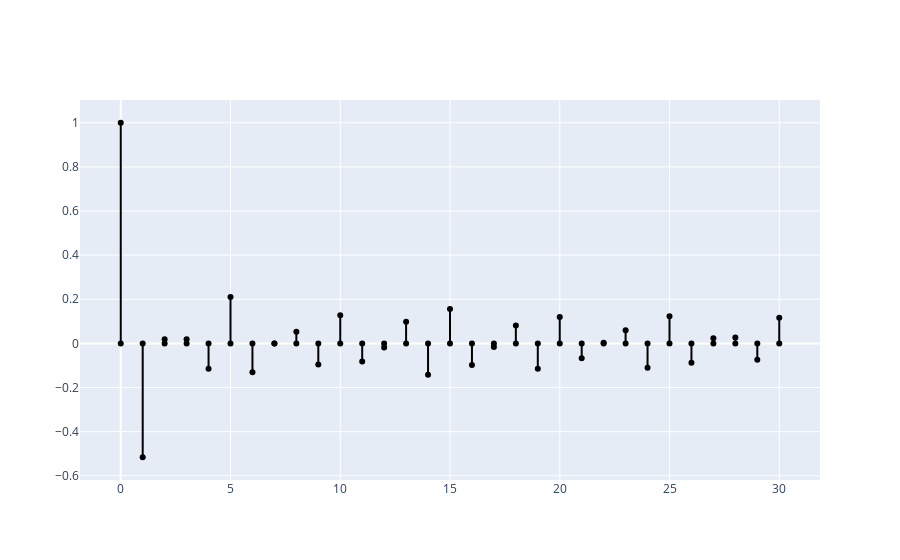

Notebook source saved alongside this figure:
### Code cell
traces = list()
for i in range(len(acf_results2)):
    traces.append(Scatter(x=[i,i],
                         y = [0,acf_results2[i]],
                         showlegend=False,
                         line = {'color':'black'}))
fig = Figure(data=traces)
fig.show()

### Figure 1 — Plotly figure (JSON) as saved in the notebook; plotly's stock layout.template omitted (floating-point values rounded to 4 significant figures)
{"data": [{"line": {"color": "black"}, "showlegend": false, "type": "scatter", "x": [0, 0], "y": [0, 1]}, {"line": {"color": "black"}, "showlegend": false, "type": "scatter", "x": [1, 1], "y": [0, -0.5161]}, {"line": {"color": "black"}, "showlegend": false, "type": "scatter", "x": [2, 2], "y": [0, 0.0185]}, {"line": {"color": "black"}, "showlegend": false, "type": "scatter", "x": [3, 3], "y": [0, 0.01878]}, {"line": {"color": "black"}, "showlegend": false, "type": "scatter", "x": [4, 4], "y": [0, -0.1153]}, {"line": {"color": "black"}, "showlegend": false, "type": "scatter", "x": [5, 5], "y": [0, 0.2104]}, {"line": {"color": "black"}, "showlegend": false, "type": "scatter", "x": [6, 6], "y": [0, -0.1303]}, {"line": {"color": "black"}, "showlegend": false, "type": "scatter", "x": [7, 7], "y": [0, -0.0009053]}, {"line": {"color": "black"}, "showlegend": false, "type": "scatter", "x": [8, 8], "y": [0, 0.05229]}, {"line": {"color": "black"}, "showlegend": false, "type": "scatter", "x": [9, 9], "y": [0, -0.09617]}, {"line": {"color": "black"}, "showlegend": false, "type": "scatter", "x": [10, 10], "y": [0, 0.127]}, {"line": {"color": "black"}, "showlegend": false, "type": "scatter", "x": [11, 11], "y": [0, -0.08263]}, {"line": {"color": "black"}, "showlegend": false, "type": "scatter", "x": [12, 12], "y": [0, -0.01916]}, {"line": {"color": "black"}, "showlegend": false, "type": "scatter", "x": [13, 13], "y": [0, 0.09862]}, {"line": {"color": "black"}, "showlegend": false, "type": "scatter", "x": [14, 14], "y": [0, -0.1424]}, {"line": {"color": "black"}, "showlegend": false, "type": "scatter", "x": [15, 15], "y": [0, 0.156]}, {"line": {"color": "black"}, "showlegend": false, "type": "scatter", "x": [16, 16], "y": [0, -0.09823]}, {"line": {"color": "black"}, "showlegend": false, "type": "scatter", "x": [17, 17], "y": [0, -0.01602]}, {"line": {"color": "black"}, "showlegend": false, "type": "scatter", "x": [18, 18], "y": [0, 0.08097]}, {"line": {"color": "black"}, "showlegend": false, "type": "scatter", "x": [19, 19], "y": [0, -0.1148]}, {"line": {"color": "black"}, "showlegend": false, "type": "scatter", "x": [20, 20], "y": [0, 0.1199]}, {"line": {"color": "black"}, "showlegend": false, "type": "scatter", "x": [21, 21], "y": [0, -0.06794]}, {"line": {"color": "black"}, "showlegend": false, "type": "scatter", "x": [22, 22], "y": [0, 0.003209]}, {"line": {"color": "black"}, "showlegend": false, "type": "scatter", "x": [23, 23], "y": [0, 0.05985]}, {"line": {"color": "black"}, "showlegend": false, "type": "scatter", "x": [24, 24], "y": [0, -0.1104]}, {"line": {"color": "black"}, "showlegend": false, "type": "scatter", "x": [25, 25], "y": [0, 0.1231]}, {"line": {"color": "black"}, "showlegend": false, "type": "scatter", "x": [26, 26], "y": [0, -0.08806]}, {"line": {"color": "black"}, "showlegend": false, "type": "scatter", "x": [27, 27], "y": [0, 0.02332]}, {"line": {"color": "black"}, "showlegend": false, "type": "scatter", "x": [28, 28], "y": [0, 0.02624]}, {"line": {"color": "black"}, "showlegend": false, "type": "scatter", "x": [29, 29], "y": [0, -0.07435]}, {"line": {"color": "black"}, "showlegend": false, "type": "scatter", "x": [30, 30], "y": [0, 0.116]}], "layout": {}}
